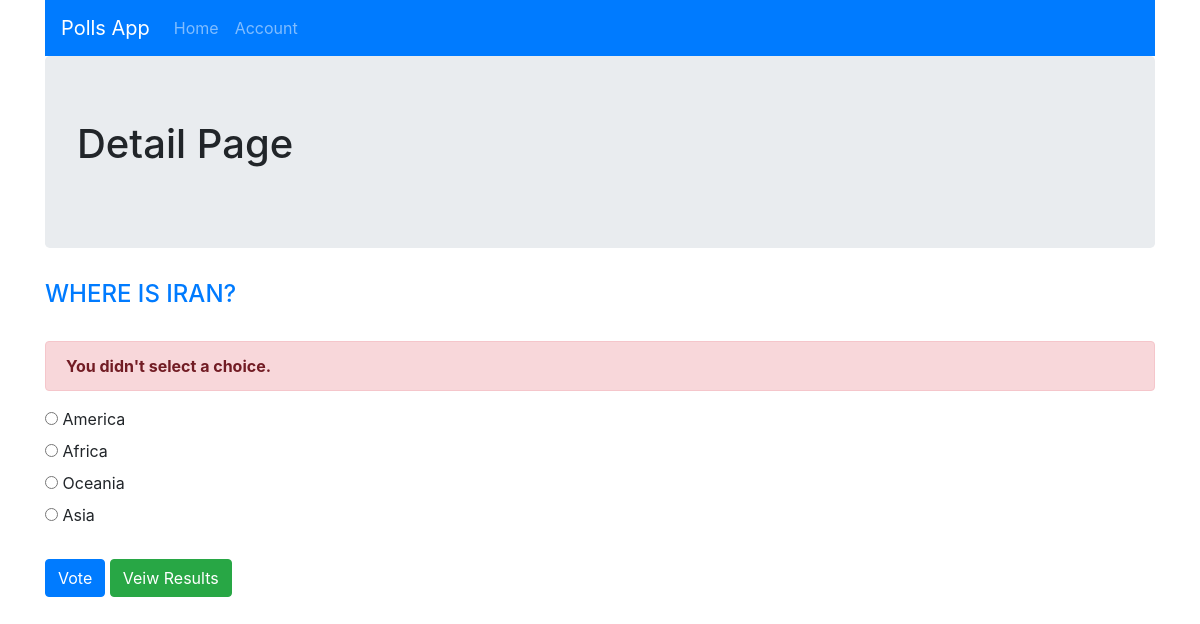
The app's page /vote/1/ with its own data.
### polls/models.py (models this page shows, shortened)
class Question(models.Model):
    question_text = models.CharField(max_length=200)
    pub_date = models.DateTimeField(auto_now=True)

class Choice(models.Model):
    question = models.ForeignKey(Question,on_delete=models.CASCADE)
    choice_text = models.CharField(max_length=200)
    votes = models.IntegerField(default=0)

### polls/views.py (the view, shortened to what this page needs)
# urls.py: path("vote/<int:question_id>/", views.vote, name="vote"),
def vote(request, question_id):
    question = get_object_or_404(Question,pk=question_id)
    try:
        selected_choice = question.choice_set.get(pk=request.POST["choice"])
    except(KeyError , Choice.DoesNotExist):
        data = {
                "question": question,
                "error_message": "You didn't select a choice.",
            }
        return render(request, "polls/detail.html",data)

### polls/templates/polls/detail.html (shortened to what this page needs)
{% extends 'polls/base.html' %}
{% block title_page %}Detail Page{% endblock title_page %}
{% block content %}
    <h4 class="text-primary">{{question.question_text|upper}}</h4>
<br>
<form action="{% url 'polls:vote' question.id %}" method="post">
        {% if error_message %}
        <div class="alert alert-danger">
        <strong>{{ error_message }}</strong>
        </div>
        {% endif %}
        {% for choice in question.choice_set.all %}
            <input type="radio" name="choice" id="choice{{ forloop.counter }}" value="{{ choice.id }}">
            <label for="choice{{ forloop.counter }}">{{ choice.choice_text }}</label><br>
        {% endfor %}
        <br>
    <input type="submit" value="Vote" class="btn btn-primary">
    <a href="{% url 'polls:results' question.id %}" class="btn btn-success">Veiw Results</a>
    </form>
    {% endblock content %}

### records on screen
Question: question_text "WHERE IS IRAN?"
Choice: choice_text "America"
Choice: choice_text "Africa"
Choice: choice_text "Oceania"
Choice: choice_text "Asia"

### other values on screen
{{ error_message }} "You didn't select a choice."
